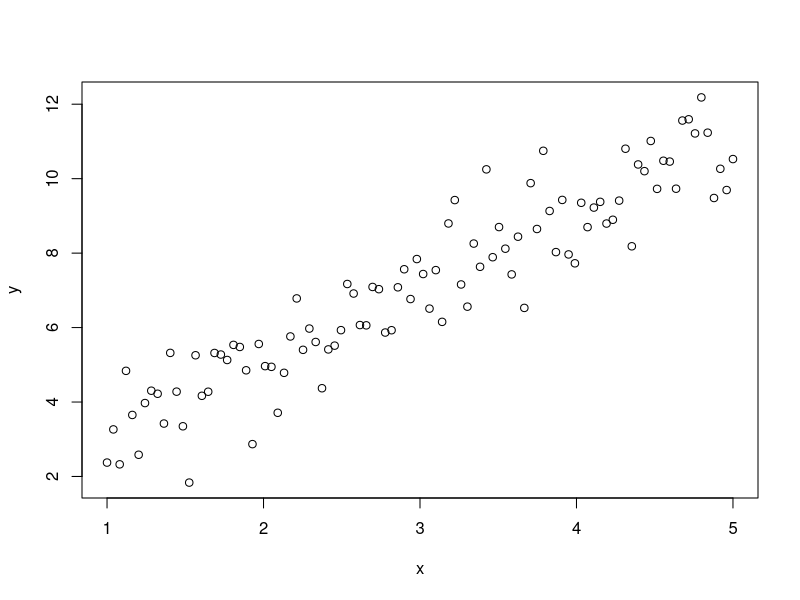

R code for this plot:
## ---- chunk 1
library(dplyr)
library(ggplot2)
## ---- chunk 2
set.seed(1)
x <- seq(1, 5, length.out = 100)
noise = rnorm(n = 100, mean = 0, sd = 1)
beta0 <- 1
beta1 <- 2
y <- beta0 +  beta1 * x + noise
## ---- chunk 3
plot(y~x)
## ---- chunk 4
x2y <- function(x,b0,b1) {
  y <- b0 + b1 * x
  return(y)
}

## ---- chunk 5
sq_error <-function(x,y,b0,b1){
  predictions <- x2y(x, b0, b1)
  errors <- sum((y-predictions) ^ 2)
  return(errors)
}
## ---- chunk 6
results <- optim(c(0, 0),function(b)  sq_error(x,y,b[1],b[2]))

results$par
